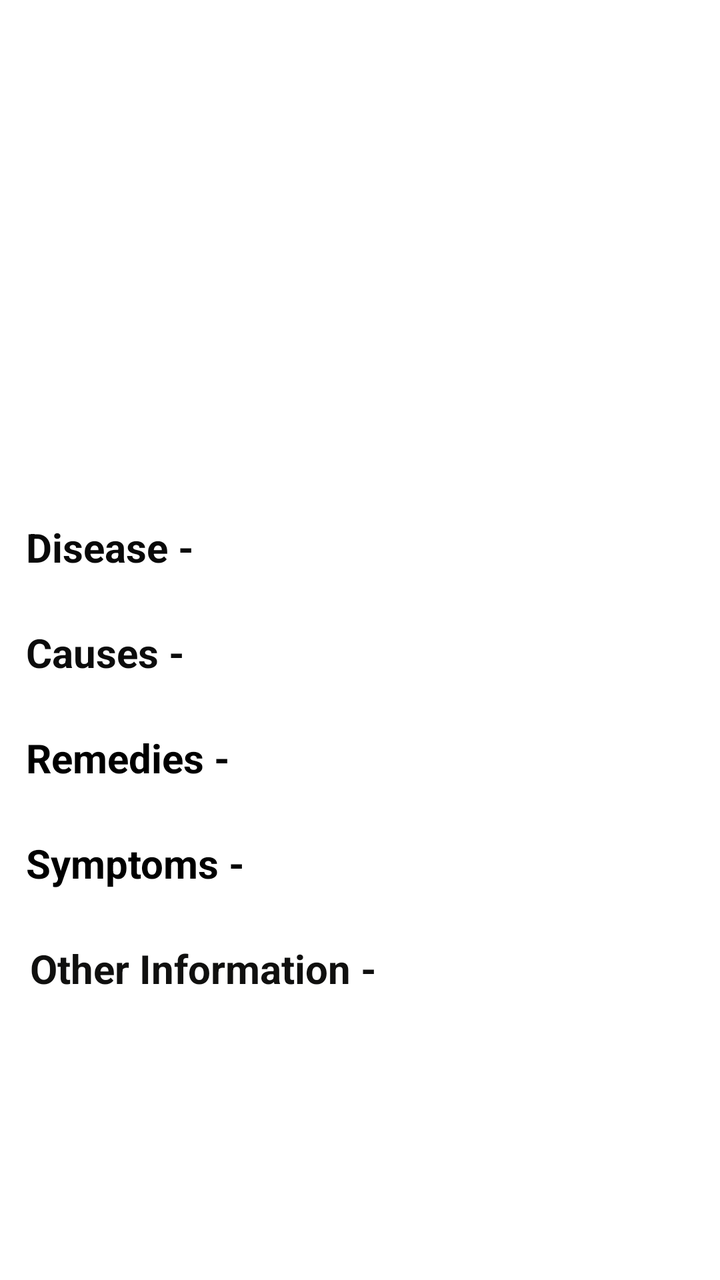
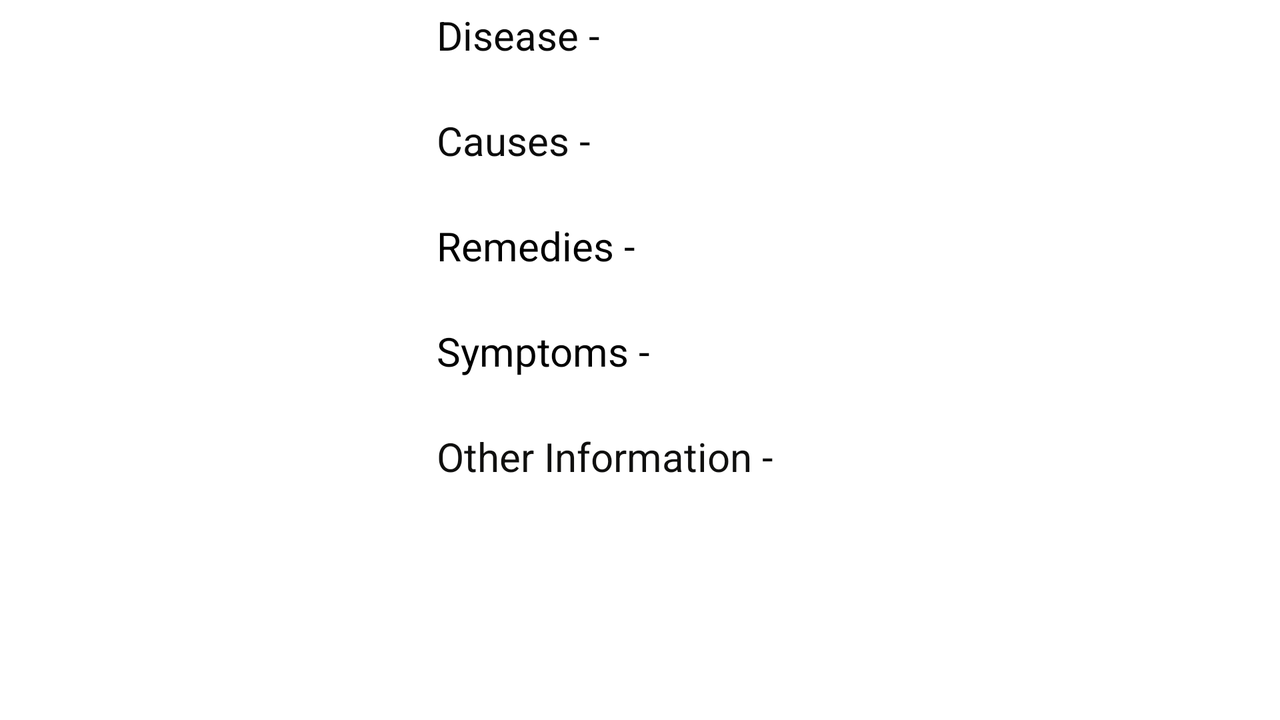

One screen, two layout resources from the same app: the default and the repository's alternative for another configuration. Each is rendered where Android would select it; the XML of both is given below.
<!-- AndroidManifest.xml: application theme Theme.FinalProject -->
<!-- res/layout/activity_show_diseases.xml -->
<?xml version="1.0" encoding="utf-8"?>
<androidx.appcompat.widget.LinearLayoutCompat xmlns:android="http://schemas.android.com/apk/res/android"
    xmlns:app="http://schemas.android.com/apk/res-auto"
    xmlns:tools="http://schemas.android.com/tools"
    android:layout_width="match_parent"
    android:layout_height="match_parent"
    android:background="#FFFFFF"
    tools:context=".ShowDiseases">


    <LinearLayout
        android:id="@+id/linearLayout"
        android:layout_width="match_parent"
        android:layout_height="wrap_content"
        android:layout_marginStart="8dp"
        android:layout_marginTop="1dp"
        android:layout_marginEnd="4dp"
        android:orientation="vertical"
        android:weightSum="5"
        app:layout_constraintEnd_toEndOf="parent"
        app:layout_constraintStart_toStartOf="parent"
        app:layout_constraintTop_toBottomOf="@+id/imageView2">


        <ImageView
            android:id="@+id/imageView2"
            android:layout_width="match_parent"
            android:layout_height="250dp"
            android:layout_weight="1"
            android:layout_marginBottom="5dp"

            android:src="@drawable/img"

            app:layout_constraintHorizontal_bias="1.0"

            tools:srcCompat="@tools:sample/avatars" />

        <ScrollView
            android:layout_width="match_parent"
            android:layout_height="match_parent"
            android:layout_weight="4">

            <LinearLayout
                android:id="@+id/ver"
                android:layout_width="match_parent"
                android:layout_height="wrap_content"
                android:orientation="vertical">


                <TextView
                    android:id="@+id/HDisease"
                    android:layout_width="match_parent"
                    android:layout_height="wrap_content"
                    android:layout_marginTop="4dp"
                    android:paddingStart="5dp"


                    android:text="Disease -"

                    android:textColor="#090909"
                    android:textColorHighlight="#ECDB4C"
                    android:textColorHint="#FFEE58"
                    android:textSize="20sp"
                    android:textStyle="bold" />

                <TextView
                    android:id="@+id/DiseaseData"
                    android:layout_width="match_parent"
                    android:layout_height="wrap_content"
                    android:paddingStart="7dp"
                    android:textColor="#000000"
                    android:textSize="16sp" />

                <TextView
                    android:id="@+id/HCauses"
                    android:layout_width="match_parent"
                    android:layout_height="wrap_content"
                    android:layout_marginTop="4dp"
                    android:paddingStart="5dp"
                    android:textStyle="bold"
                    android:text="Causes -"


                    android:textColor="#0C0C0C"
                    android:textColorHighlight="#ECDB4C"
                    android:textColorHint="#FFEE58"
                    android:textSize="20sp" />

                <TextView
                    android:id="@+id/CausesData"
                    android:layout_width="match_parent"
                    android:layout_height="wrap_content"
                    android:paddingLeft="7dp"
                    android:textColor="#000000"
                    android:textSize="16sp" />

                <TextView
                    android:id="@+id/HRemedies"
                    android:layout_width="match_parent"
                    android:layout_height="wrap_content"
                    android:layout_marginTop="4dp"
                    android:paddingStart="5dp"

                    android:text="Remedies -"

                    android:textStyle="bold"
                    android:textColor="#000000"
                    android:textColorHighlight="#ECDB4C"
                    android:textColorHint="#FFEE58"
                    android:textSize="20sp" />

                <TextView
                    android:id="@+id/RemediesData"
                    android:layout_width="match_parent"
                    android:layout_height="wrap_content"
                    android:paddingStart="7dp"
                    android:textColor="#000000"
                    android:textSize="16sp" />

                <TextView
                    android:id="@+id/HSymptoms"
                    android:layout_width="match_parent"
                    android:layout_height="wrap_content"
                    android:layout_marginTop="4dp"
                    android:paddingStart="5dp"
                    android:textStyle="bold"
                    android:text="Symptoms -"

                    android:textColor="#000000"
                    android:textColorHighlight="#ECDB4C"
                    android:textColorHint="#FFEE58"
                    android:textSize="20sp" />

                <TextView
                    android:id="@+id/SymptomsData"
                    android:layout_width="match_parent"
                    android:layout_height="wrap_content"
                    android:paddingStart="7dp"
                    android:textColor="#000000"
                    android:textSize="16sp"
                    tools:ignore="RtlSymmetry" />

                <TextView
                    android:id="@+id/HDescription"
                    android:layout_width="match_parent"
                    android:layout_height="wrap_content"

                    android:layout_marginTop="4dp"
                    android:paddingStart="7dp"
                    android:text="Other Information -"
                    android:textStyle="bold"
                    android:textColor="#10100F"
                    android:textColorHighlight="#ECDB4C"
                    android:textColorHint="#FFEE58"
                    android:textSize="20sp" />

                <TextView
                    android:id="@+id/DescriptionData"
                    android:layout_width="match_parent"
                    android:layout_height="wrap_content"
                    android:paddingStart="7dp"
                    android:textColor="#000000"
                    android:textSize="16sp" />
            </LinearLayout>
        </ScrollView>


    </LinearLayout>
</androidx.appcompat.widget.LinearLayoutCompat>
<!-- resources referenced by this layout -->
<resources>
  <style name="Theme.FinalProject" parent="Theme.AppCompat.DayNight.NoActionBar">
          
  
          <item name="colorPrimary">@color/purple_500</item>
          <item name="colorPrimaryVariant">@color/purple_700</item>
          <item name="colorOnPrimary">@color/white</item>
          
          <item name="colorSecondary">@color/teal_200</item>
          <item name="colorSecondaryVariant">@color/teal_700</item>
          <item name="colorOnSecondary">@color/black</item>
          
          <item name="android:statusBarColor" tools:targetApi="l">#000000</item>
          
      </style>
</resources>
<!-- res/layout-land/activity_show_diseases.xml (the repository's variant of the layout above) -->
<!-- drawn on the phone turned sideways -->
<?xml version="1.0" encoding="utf-8"?>
<androidx.appcompat.widget.LinearLayoutCompat xmlns:android="http://schemas.android.com/apk/res/android"
    xmlns:app="http://schemas.android.com/apk/res-auto"
    xmlns:tools="http://schemas.android.com/tools"
    android:layout_width="match_parent"
    android:layout_height="match_parent"
    android:background="#FFFFFF"

    android:weightSum="3"
    tools:context=".ShowDiseases">
    <ImageView

        android:id="@+id/imageView2"
        android:layout_width="match_parent"
        android:layout_height="250dp"
        android:paddingStart="20dp"
        android:paddingTop="20dp"
        android:paddingEnd="20dp"
        android:paddingRight="20dp"
        android:paddingBottom="20dp"
        android:src="@drawable/img"
        android:layout_gravity="center_vertical"
        app:layout_constraintEnd_toEndOf="parent"
        app:layout_constraintEnd_toStartOf="@+id/linearLayout"
        app:layout_constraintHorizontal_bias="1.0"
        android:layout_weight="2"
        app:layout_constraintStart_toStartOf="parent"
        app:layout_constraintTop_toTopOf="parent"
        tools:srcCompat="@tools:sample/avatars" />


        <ScrollView
            android:layout_width="match_parent"
            android:layout_height="match_parent"
            android:layout_weight="1">

            <LinearLayout
                android:id="@+id/ver"
                android:layout_width="match_parent"
                android:layout_height="wrap_content"
                android:orientation="vertical">


                <TextView
                    android:id="@+id/HDisease"
                    android:layout_width="match_parent"
                    android:layout_height="wrap_content"
                    android:layout_marginTop="4dp"
                    android:paddingStart="5dp"

                    android:text="Disease -"

                    android:textColor="#090909"
                    android:textColorHighlight="#ECDB4C"
                    android:textColorHint="#FFEE58"
                    android:textSize="20sp" />

                <TextView
                    android:id="@+id/DiseaseData"
                    android:layout_width="match_parent"
                    android:layout_height="wrap_content"
                    android:paddingStart="7dp"
                    android:textColor="#000000"
                    android:textSize="16sp" />

                <TextView
                    android:id="@+id/HCauses"
                    android:layout_width="match_parent"
                    android:layout_height="wrap_content"
                    android:layout_marginTop="4dp"
                    android:paddingStart="5dp"

                    android:text="Causes -"


                    android:textColor="#0C0C0C"
                    android:textColorHighlight="#ECDB4C"
                    android:textColorHint="#FFEE58"
                    android:textSize="20sp" />

                <TextView
                    android:id="@+id/CausesData"
                    android:layout_width="match_parent"
                    android:layout_height="wrap_content"
                    android:paddingLeft="7dp"
                    android:textColor="#000000"
                    android:textSize="16sp" />

                <TextView
                    android:id="@+id/HRemedies"
                    android:layout_width="match_parent"
                    android:layout_height="wrap_content"
                    android:layout_marginTop="4dp"
                    android:paddingStart="5dp"

                    android:text="Remedies -"


                    android:textColor="#000000"
                    android:textColorHighlight="#ECDB4C"
                    android:textColorHint="#FFEE58"
                    android:textSize="20sp" />

                <TextView
                    android:id="@+id/RemediesData"
                    android:layout_width="match_parent"
                    android:layout_height="wrap_content"
                    android:paddingStart="7dp"
                    android:textColor="#000000"
                    android:textSize="16sp" />

                <TextView
                    android:id="@+id/HSymptoms"
                    android:layout_width="match_parent"
                    android:layout_height="wrap_content"
                    android:layout_marginTop="4dp"
                    android:paddingStart="5dp"

                    android:text="Symptoms -"

                    android:textColor="#000000"
                    android:textColorHighlight="#ECDB4C"
                    android:textColorHint="#FFEE58"
                    android:textSize="20sp" />

                <TextView
                    android:id="@+id/SymptomsData"
                    android:layout_width="match_parent"
                    android:layout_height="wrap_content"
                    android:paddingStart="7dp"
                    android:textColor="#000000"
                    android:textSize="16sp" />

                <TextView
                    android:id="@+id/HDescription"
                    android:layout_width="match_parent"
                    android:layout_height="wrap_content"
                    android:layout_marginTop="4dp"
                    android:paddingStart="5dp"

                    android:text="Other Information -"

                    android:textColor="#10100F"
                    android:textColorHighlight="#ECDB4C"
                    android:textColorHint="#FFEE58"
                    android:textSize="20sp" />

                <TextView
                    android:id="@+id/DescriptionData"
                    android:layout_width="match_parent"
                    android:layout_height="wrap_content"
                    android:paddingStart="7dp"
                    android:textColor="#000000"
                    android:textSize="16sp" />
            </LinearLayout>
        </ScrollView>





</androidx.appcompat.widget.LinearLayoutCompat>
